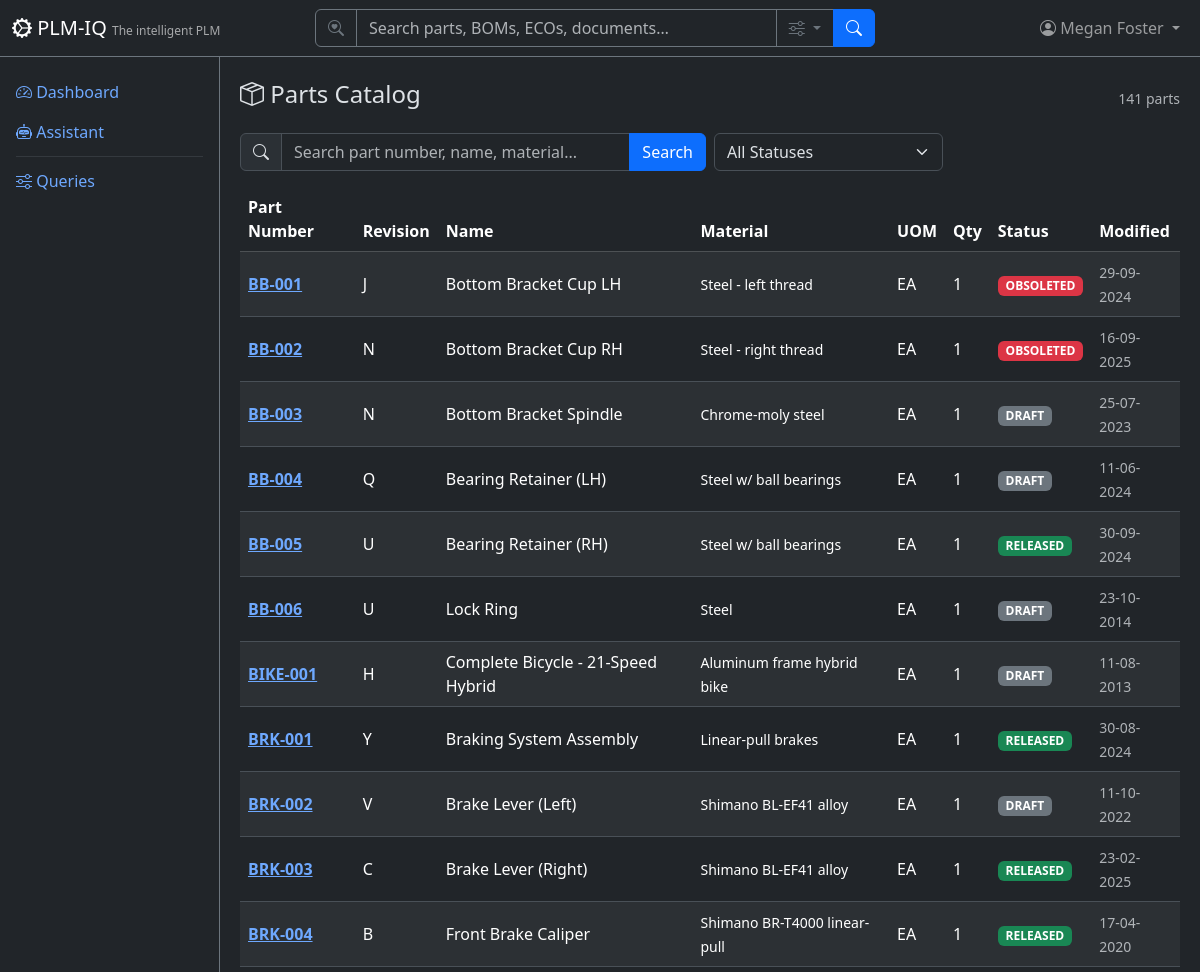
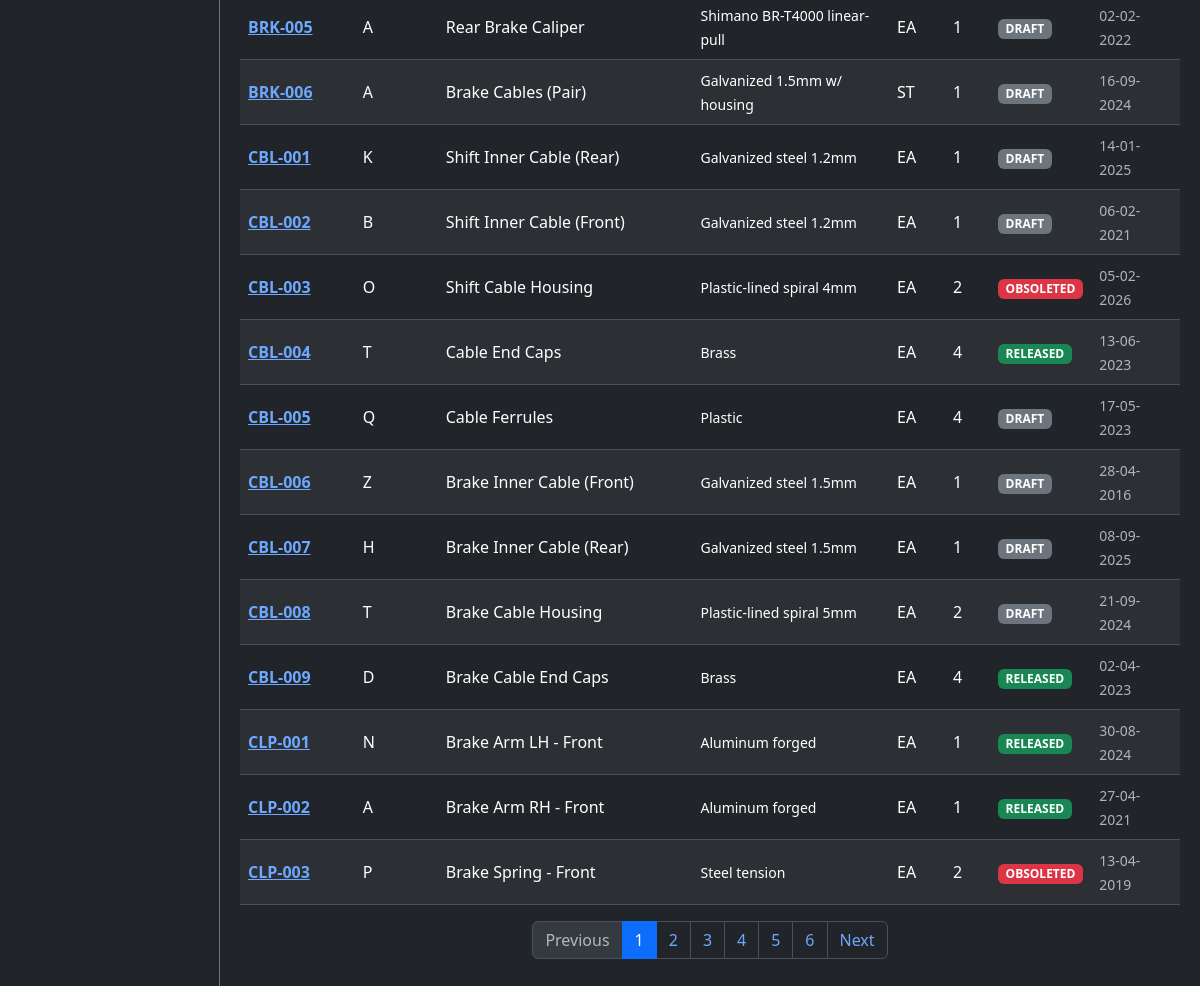
The app's page /parts (signed in) with its own data (2 pictures, top to bottom).
### app/models/tenant_user.py (models this page shows)
class User(Base):
    __tablename__ = "users"
    user_id = Column("user_id", Integer, primary_key=True, autoincrement=True)
    username = Column("username", String, unique=True, nullable=False)
    full_name = Column("full_name", String, nullable=False)
    email = Column("email", String)
    password_hash = Column("password_hash", String, nullable=False, default="")
    tenant_id = Column("tenant_id", Integer, ForeignKey("tenants.tenant_id"), nullable=False, default=1)
    is_active = Column("is_active", Boolean, default=True)
    created_date = Column("created_date", String)
    role = Column("role", String, default="reader")
    tenant = relationship("Tenant", back_populates="users")
    favorites = relationship("Favorite", back_populates="user")

### app/models/parts.py (models this page shows)
class Part(Base):
    __tablename__ = "parts"
    part_number = Column("part_number", String, primary_key=True)
    part_revision = Column("part_revision", String, nullable=False)
    part_name = Column("part_name", String, nullable=False)
    spec_file = Column("spec_file", String)
    material = Column("material", String)
    uom = Column("uom", String, nullable=False)
    qty = Column("qty", Integer, nullable=False, default=1)
    status = Column("status", String, nullable=False, default="DRAFT")
    created_date = Column("created_date", String)
    modified_date = Column("modified_date", String)
    modified_owner = Column("modified_owner", Integer, ForeignKey("users.user_id"))
    created_by = Column("created_by", Integer, ForeignKey("users.user_id"))
    tenant_id = Column("tenant_id", Integer, ForeignKey("tenants.tenant_id"), nullable=False, default=1)
    tenant = relationship("Tenant", back_populates="parts")
    bom_items = relationship("BomItem", back_populates="part", foreign_keys="BomItem.part_number")
    costing_items = relationship("CostingBomItem", back_populates="part")
    eco_items = relationship("EngineeringChangeOrder", back_populates="part")
    aml_items = relationship("ApprovedManufacturer", back_populates="part")
    avl_items = relationship("ApprovedVendor", back_populates="part")
    cad_files = relationship("CadMetadata", back_populates="part")

### app/routers/parts.py (the view)
@router.get("", response_class=HTMLResponse)
def list_parts(
    request: Request,
    q: Optional[str] = Query(None, description="Search query"),
    status: Optional[str] = Query(None, description="Filter by status"),
    page: int = Query(1, ge=1),
    db: Session = Depends(get_db),
):
    user = require_user(request, db)
    ctx = auth_context(request, db)
    query = db.query(Part)
    if q:
        query = query.filter(
            or_(
                Part.part_number.ilike(f"%{q}%"),
                Part.part_name.ilike(f"%{q}%"),
                Part.material.ilike(f"%{q}%"),
            )
        )
    if status:
        query = query.filter(Part.status == status)
    total = query.count()
    offset = (page - 1) * DEFAULT_PAGE_SIZE
    parts = query.order_by(Part.part_number).offset(offset).limit(DEFAULT_PAGE_SIZE).all()
    return HTMLResponse(content=render(
        "parts/list.html",
        **ctx,
        parts=parts,
        page=page,
        total=total,
        pages=(total + DEFAULT_PAGE_SIZE - 1) // DEFAULT_PAGE_SIZE,
        q=q or "",
        status_filter=status or "",
        statuses=["DRAFT", "RELEASED", "OBSOLETED"],
    ))

### app/templates/parts/list.html (shortened to what this page needs)
{% extends "base.html" %}
{% block content %}
<div class="d-flex justify-content-between align-items-center mb-3">
    <h4><i class="bi bi-box-seam"></i> Parts Catalog</h4>
    <div class="d-flex align-items-center gap-3">
        <span class="text-muted small">{{ total }} parts</span>
    </div>
</div>
<form method="GET" class="row g-2 mb-3">
    <div class="col-md-6">
        <div class="input-group">
            <span class="input-group-text"><i class="bi bi-search"></i></span>
            <input type="text" name="q" class="form-control" placeholder="Search part number, name, material..." value="{{ q }}">
            <button class="btn btn-primary" type="submit">Search</button>
        </div>
    </div>
    <div class="col-md-3">
        <select name="status" class="form-select" onchange="this.form.submit()">
            <option value="">All Statuses</option>
        </select>
    </div>
</form>
<div class="table-responsive">
    <table class="table table-striped table-hover align-middle">
        <thead class="table-dark">
            <tr>
                <th>Part Number</th>
                <th>Revision</th>
                <th>Name</th>
                <th>Material</th>
                <th>UOM</th>
                <th>Qty</th>
                <th>Status</th>
                <th>Modified</th>
            </tr>
        </thead>
        <tbody>
            {% for p in parts %}
            <tr>
                <td><a href="/parts/{{ p.part_number }}" class="fw-bold">{{ p.part_number }}</a></td>
                <td>{{ p.part_revision }}</td>
                <td>{{ p.part_name }}</td>
                <td><small>{{ (p.material or '')|truncate(40) or '-' }}</small></td>
                <td>{{ p.uom }}</td>
                <td>{{ p.qty }}</td>
                <td>
                    <span class="badge bg-{% if p.status == 'RELEASED' %}success{% elif p.status == 'OBSOLETED' %}danger{% else %}secondary{% endif %} badge-status">
                        {{ p.status }}
                    </span>
                </td>
                <td><small class="text-muted">{{ p.modified_date or '-' }}</small></td>
            </tr>
            {% else %}
            <tr><td colspan="8" class="text-center text-muted py-4">No parts found.</td></tr>
            {% endfor %}
        </tbody>
    </table>
</div>
{% if pages > 1 %}
<nav>
    <ul class="pagination justify-content-center">
        <li class="page-item {% if page <= 1 %}disabled{% endif %}">
            <a class="page-link" href="?page={{ page - 1 }}{% if q %}&q={{ q }}{% endif %}{% if status_filter %}&status={{ status_filter }}{% endif %}">Previous</a>
        </li>
        {% for p in range(1, pages + 1) %}
        <li class="page-item {% if p == page %}active{% endif %}">
            <a class="page-link" href="?page={{ p }}{% if q %}&q={{ q }}{% endif %}{% if status_filter %}&status={{ status_filter }}{% endif %}">{{ p }}</a>
        </li>
        {% endfor %}
        <li class="page-item {% if page >= pages %}disabled{% endif %}">
            <a class="page-link" href="?page={{ page + 1 }}{% if q %}&q={{ q }}{% endif %}{% if status_filter %}&status={{ status_filter }}{% endif %}">Next</a>
        </li>
    </ul>
</nav>
{% endif %}
{% endblock %}

### app/templates/base.html (shortened to what this page needs)
<!DOCTYPE html>
<html lang="en" data-bs-theme="dark">
<head>
    <link href="https://cdn.jsdelivr.net/npm/bootstrap@5.3.3/dist/css/bootstrap.min.css" rel="stylesheet">
    <link href="https://cdn.jsdelivr.net/npm/bootstrap-icons@1.11.3/font/bootstrap-icons.css" rel="stylesheet">
</head>
<body>
    <nav class="navbar navbar-expand-md navbar-dark bg-dark fixed-top border-bottom border-secondary">
        <div class="container-fluid">
            <a class="navbar-brand" href="/">
                <i class="bi bi-gear-wide-connected"></i> PLM-IQ
                <small class="d-none d-md-inline">The intelligent PLM</small>
            </a>
            <div class="collapse navbar-collapse" id="navMenu">
                {% if current_user %}
                <form class="d-flex mx-auto my-2 my-md-0" role="search" action="/search" method="get" style="width: 100%; max-width: 560px;">
                    <div class="input-group">
                        <span class="input-group-text bg-dark border-secondary text-secondary"><i class="bi bi-search-heart"></i></span>
                        <input type="search" name="q" class="form-control bg-dark text-light border-secondary" placeholder="Search parts, BOMs, ECOs, documents…" aria-label="Search">
                        <button class="btn btn-outline-secondary dropdown-toggle" type="button" data-bs-toggle="dropdown" data-bs-auto-close="outside" title="Search options">
                            <i class="bi bi-sliders"></i>
                        </button>
                        <button class="btn btn-primary" type="submit"><i class="bi bi-search"></i></button>
                    </div>
                </form>
                {% endif %}
                <ul class="navbar-nav ms-auto align-items-center">
                    {% if current_user %}
                    <li class="nav-item dropdown">
                        <a class="nav-link dropdown-toggle position-relative" href="#" role="button" data-bs-toggle="dropdown">
                            <i class="bi bi-person-circle"></i>
                            <span class="d-none d-md-inline">{{ current_user.full_name }}</span>
                        </a>
                    </li>
                    {% else %}
                    <li class="nav-item">
                        <a class="nav-link" href="/login"><i class="bi bi-box-arrow-in-right"></i> Sign In</a>
                    </li>
                    {% endif %}
                </ul>
            </div>
        </div>
    </nav>
    <div class="sidebar bg-dark border-end border-secondary pt-3">
        <ul class="nav nav-pills flex-column">
            <li class="nav-item">
                <a class="nav-link" href="/"><i class="bi bi-speedometer2"></i> Dashboard</a>
            </li>
            <li class="nav-item">
                <a class="nav-link" href="/assistant"><i class="bi bi-robot"></i> Assistant</a>
            </li>
            <li class="nav-item">
                <hr class="nav-divider my-1 mx-3 border-secondary">
            </li>
            <li class="nav-item">
                <a class="nav-link" href="/queries"><i class="bi bi-sliders"></i> Queries</a>
            </li>
        </ul>
    </div>
    <div class="main-content">
        {% block content %}{% endblock %}
    </div>
</body>
</html>

### app/templates/base.html (style rules this page uses)
body { padding-top: 60px; }
.sidebar { position: fixed; top: 56px; bottom: 0; left: 0; width: 220px; overflow-y: auto; }
.main-content { margin-left: 220px; padding: 20px; }
.navbar-brand small { font-size: 0.75rem; opacity: 0.6; }
.badge-status { font-size: 0.75rem; }

### records on screen
User: full_name "Megan Foster"
Part: part_number "BB-001", part_revision "J", part_name "Bottom Bracket Cup LH", material "Steel - left thread", uom "EA", qty "1", status "OBSOLETED", modified_date "29-09-2024"
Part: part_number "BB-002", part_revision "N", part_name "Bottom Bracket Cup RH", material "Steel - right thread", uom "EA", qty "1", status "OBSOLETED", modified_date "16-09-2025"
Part: part_number "BB-003", part_revision "N", part_name "Bottom Bracket Spindle", material "Chrome-moly steel", uom "EA", qty "1", status "DRAFT", modified_date "25-07-2023"
Part: part_number "BB-004", part_revision "Q", part_name "Bearing Retainer (LH)", material "Steel w/ ball bearings", uom "EA", qty "1", status "DRAFT", modified_date "11-06-2024"
Part: part_number "BB-005", part_revision "U", part_name "Bearing Retainer (RH)", material "Steel w/ ball bearings", uom "EA", qty "1", status "RELEASED", modified_date "30-09-2024"
Part: part_number "BB-006", part_revision "U", part_name "Lock Ring", material "Steel", uom "EA", qty "1", status "DRAFT", modified_date "23-10-2014"
Part: part_number "BIKE-001", part_revision "H", part_name "Complete Bicycle - 21-Speed Hybrid", material "Aluminum frame hybrid bike", uom "EA", qty "1", status "DRAFT", modified_date "11-08-2013"
Part: part_number "BRK-001", part_revision "Y", part_name "Braking System Assembly", material "Linear-pull brakes", uom "EA", qty "1", status "RELEASED", modified_date "30-08-2024"
Part: part_number "BRK-002", part_revision "V", part_name "Brake Lever (Left)", material "Shimano BL-EF41 alloy", uom "EA", qty "1", status "DRAFT", modified_date "11-10-2022"
Part: part_number "BRK-003", part_revision "C", part_name "Brake Lever (Right)", material "Shimano BL-EF41 alloy", uom "EA", qty "1", status "RELEASED", modified_date "23-02-2025"
Part: part_number "BRK-004", part_revision "B", part_name "Front Brake Caliper", material "Shimano BR-T4000 linear-pull", uom "EA", qty "1", status "RELEASED", modified_date "17-04-2020"
Part: part_number "BRK-005", part_revision "A", part_name "Rear Brake Caliper", material "Shimano BR-T4000 linear-pull", uom "EA", qty "1", status "DRAFT", modified_date "02-02-2022"
Part: part_number "BRK-006", part_revision "A", part_name "Brake Cables (Pair)", material "Galvanized 1.5mm w/ housing", uom "ST", qty "1", status "DRAFT", modified_date "16-09-2024"
Part: part_number "CBL-001", part_revision "K", part_name "Shift Inner Cable (Rear)", material "Galvanized steel 1.2mm", uom "EA", qty "1", status "DRAFT", modified_date "14-01-2025"
Part: part_number "CBL-002", part_revision "B", part_name "Shift Inner Cable (Front)", material "Galvanized steel 1.2mm", uom "EA", qty "1", status "DRAFT", modified_date "06-02-2021"
Part: part_number "CBL-003", part_revision "O", part_name "Shift Cable Housing", material "Plastic-lined spiral 4mm", uom "EA", qty "2", status "OBSOLETED", modified_date "05-02-2026"
Part: part_number "CBL-004", part_revision "T", part_name "Cable End Caps", material "Brass", uom "EA", qty "4", status "RELEASED", modified_date "13-06-2023"
Part: part_number "CBL-005", part_revision "Q", part_name "Cable Ferrules", material "Plastic", uom "EA", qty "4", status "DRAFT", modified_date "17-05-2023"
Part: part_number "CBL-006", part_revision "Z", part_name "Brake Inner Cable (Front)", material "Galvanized steel 1.5mm", uom "EA", qty "1", status "DRAFT", modified_date "28-04-2016"
Part: part_number "CBL-007", part_revision "H", part_name "Brake Inner Cable (Rear)", material "Galvanized steel 1.5mm", uom "EA", qty "1", status "DRAFT", modified_date "08-09-2025"
Part: part_number "CBL-008", part_revision "T", part_name "Brake Cable Housing", material "Plastic-lined spiral 5mm", uom "EA", qty "2", status "DRAFT", modified_date "21-09-2024"
Part: part_number "CBL-009", part_revision "D", part_name "Brake Cable End Caps", material "Brass", uom "EA", qty "4", status "RELEASED", modified_date "02-04-2023"
Part: part_number "CLP-001", part_revision "N", part_name "Brake Arm LH - Front", material "Aluminum forged", uom "EA", qty "1", status "RELEASED", modified_date "30-08-2024"
Part: part_number "CLP-002", part_revision "A", part_name "Brake Arm RH - Front", material "Aluminum forged", uom "EA", qty "1", status "RELEASED", modified_date "27-04-2021"
Part: part_number "CLP-003", part_revision "P", part_name "Brake Spring - Front", material "Steel tension", uom "EA", qty "2", status "OBSOLETED", modified_date "13-04-2019"

### other values on screen
{{ total }} "141"
{{ p }} "1" "2" "3" "4" "5" "6"
